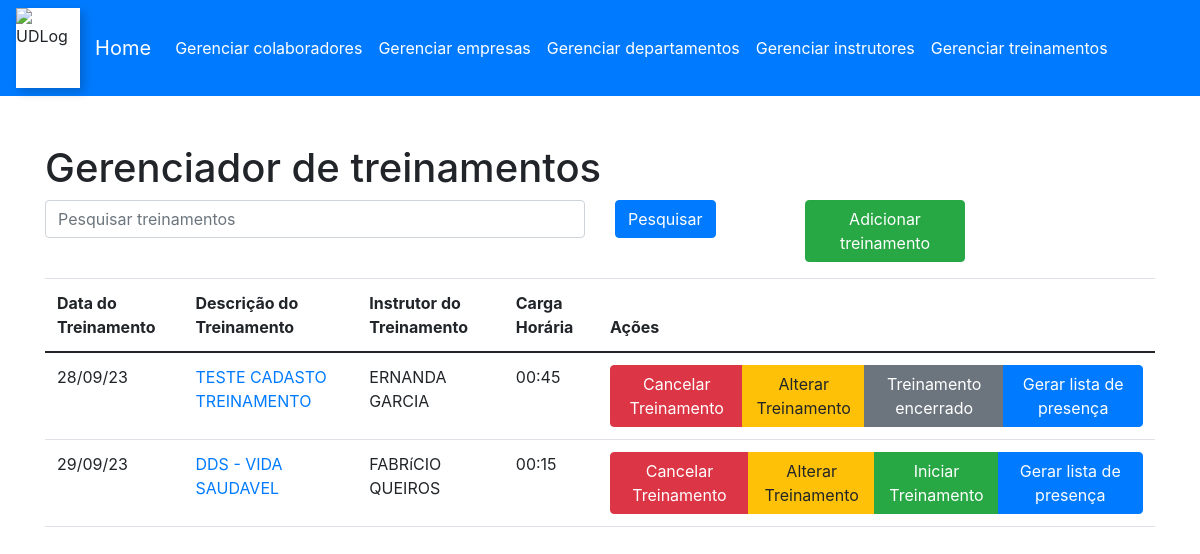
Screenshot of /layout/gerenciarTreinamento.php (signed in) with the database file from the repository.
### tables this page shows
CREATE TABLE `treinamento` (
  `ID_TREINAMENTO` int(11) NOT NULL,
  `DESCRICAO_TREINAMENTO` text NOT NULL,
  `DATA_TREINAMENTO` text NOT NULL,
  `INSTRUTOR` int(11) NOT NULL,
  `DEPARTAMENTO` int(11) NOT NULL,
  `CONTEUDO` text NOT NULL,
  `CARGAHORARIA` text NOT NULL,
  `STATUS_TREINAMENTO` int(11) NOT NULL,
  `LOCAL_TREINAMENTO` text NOT NULL
);

CREATE TABLE `instrutores` (
  `ID_INSTRUTORES` int(11) NOT NULL,
  `NOME` text NOT NULL,
  `DEPARTAMENTO` text NOT NULL,
  `STATUS_INSTRUTOR` int(11) NOT NULL
);

### src/database/conexao.php (called while the page is built, shortened)
<?php
class Conexao {
    private $servername = "localhost";
    private $username = "root";
    private $password = "";
    private $dbname = "etreinamento";
    function conectar(){
        $this->conn = new mysqli($this->servername, $this->username, $this->password, $this->dbname);
        return $this->conn;
    }
}
?>

### src/DAO/DaoTreinamento.php (called while the page is built, shortened)
<?php
include(__DIR__ . '/../model/treinamento.php');
class DaoTreinamento {
    private $TBL_TREINAMENTO = "treinamento";
    private $conexao;
    function __construct($conexao){
        $this->conexao = $conexao;
    }
    function gerarListaTreinamentos(){
        $treinamentos = [];
        $idTreinamento = null;
        $descricaoTreinamento = null;
        $dataTreinamento = null;
        $instrutor = null;
        $departamento = null;
        $conteudo = null;
        $statusTreinamento = null;
        $cargaHoraria = null;
        $local = null;
        $stmt = $this->conexao->prepare("SELECT * FROM {$this->TBL_TREINAMENTO}");
        $stmt->execute();
        $stmt->bind_result($idTreinamento, $descricaoTreinamento, $dataTreinamento, $instrutor, $departamento, $conteudo, $cargaHoraria, $statusTreinamento, $local);
        while($stmt->fetch()){
            $treinamento = new Treinamento($idTreinamento, $descricaoTreinamento, $dataTreinamento, $instrutor, $departamento, $conteudo, $statusTreinamento, $cargaHoraria, $local);
            $treinamentos[] = $treinamento;
        }
        return $treinamentos;
    }
}
?>

### src/model/treinamento.php (called while the page is built, shortened)
<?php
class Treinamento {
    private $idTreinamento;
    private $descricaoTreinamento;
    private $dataTreinamento;
    private $instrutor;
    private $cargaHoraria;
    function setIdTreinamento($idTreinamento){
        $this->idTreinamento = $idTreinamento;
    }
    function setDescricaoTreinamento($descricaoTreinamento){
        $this->descricaoTreinamento = $descricaoTreinamento;
    }
    function setDataTreinamento($dataTreinamento){
        $this->dataTreinamento = $dataTreinamento;
    }
    function setInstrutor($instrutor){
        $this->instrutor=$instrutor;
    }
    function setCargaHoraria($cargaHoraria){
        $this->cargaHoraria = $cargaHoraria;
    }
    function getIdTreinamento(){
        return $this->idTreinamento;
    }
    function getDescricaoTreinamento(){
        return $this->descricaoTreinamento;
    }
    function getDataTreinamento(){
        return $this->dataTreinamento;
    }
    function getInstrutor(){
        return $this->instrutor;
    }
    function getCargaHoraria(){
        return $this->cargaHoraria;
    }
}
?>

### src/Util/Util.php (called while the page is built, shortened)
<?php
class Util
{
    function formatarData($dataDoBancoDeDados){
        $data = new DateTime($dataDoBancoDeDados);
        return $data->format('d/m/y');
    }
}
?>

### src/DAO/DaoInstrutor.php (called while the page is built, shortened)
<?php
include(__DIR__ . '/../model/instrutor.php');
class DaoInstrutor {
    private $TBL_INSTRUTOR = "instrutores";
    private $conexao;
    function __construct($conexao){
        $this->conexao = $conexao;
    }
    function selecionarInstrutor($idInstrutor){
        $nome = null;
        $departamento = null;
        $statusInstrutor = null;
        $stmt = $this->conexao->prepare("SELECT * FROM {$this->TBL_INSTRUTOR} WHERE ID_INSTRUTORES = ?");
        $stmt->bind_param('i', $idInstrutor);
        $stmt->execute();
        $stmt->bind_result($idInstrutor, $nome, $departamento, $statusInstrutor);
        if($idInstrutor){
            return new Instrutor($idInstrutor, $nome, $departamento, $statusInstrutor);
        } else {
            return null;
        }
    }
}
?>

### src/model/instrutor.php (called while the page is built, shortened)
<?php
class Instrutor{
    private $nomeInstrutor;
    function setNomeInstrutor($nomeInstrutor){
        $this->nomeInstrutor= $nomeInstrutor;
    }
    function getNomeInstrutor(){
        return $this->nomeInstrutor;
    }
}
?>

### layout/gerenciarTreinamento.php (the view, shortened to what this page needs)
<!DOCTYPE html>
<html lang="pt-br">
<head>
    <link rel="stylesheet" href="https://cdn.jsdelivr.net/npm/bootstrap@5.0.0/dist/css/bootstrap.min.css">
</head>
<?php
include (__DIR__.'/../src/database/conexao.php');
include (__DIR__.'/../src/DAO/DaoTreinamento.php');
include (__DIR__.'/../src/DAO/DaoInstrutor.php');
include (__DIR__.'/../src/Util/Util.php');
$conexao = new Conexao();
$daoTreinamento = new DaoTreinamento($conexao->conectar());
$daoIntrutor = new DaoInstrutor($conexao->conectar());
$util = new Util();
if(empty($pesquisaTreinamento)){
    $listaTreinamento = $daoTreinamento->gerarListaTreinamentos();
} else {
    $listaTreinamento = $daoTreinamento->pesquisarTreinamento($pesquisaTreinamento);
}
function nomeInstrutor($daoIntrutor, $idInstrutor){
    if($daoIntrutor != null){
        $instrutor = $daoIntrutor->selecionarInstrutor($idInstrutor);
        return $instrutor->getNomeInstrutor();
    } else {
        return null;
    }
}
function verificarDataTreinamento($dataTreinamento){
    $dataAtual = new DateTime();
    $dataAtual->setTime(0, 0, 0);
    $dataProgramada = new DateTime($dataTreinamento);
    if($dataProgramada == $dataAtual){
        return true;
    } else {
        return false;
    }
}
?>
<body>
<div id="menu-container">
</div>
    <div class="container mt-5">
    <h1>Gerenciador de treinamentos</h1>
        <form method="GET">
            <div class="row mb-3">
                <div class="col-md-6">
                    <input type="text" class="form-control" placeholder="Pesquisar treinamentos" name="pesquisaTreinamento" id="pesquisaTreinamento">
                </div>
                <div class="col-md-2">
                    <button type="submit" class="btn btn-primary">Pesquisar</button>
                </div>
                <div class="col-md-2">
                    <a href="cadastroDeTreinamentos.php" class="btn btn-success"> Adicionar treinamento </a>
                </div>
            </div>
        </form>
        <table class="table">
            <thead>
                <tr>
                    <th>Data do Treinamento</th>
                    <th>Descrição do Treinamento</th>
                    <th>Instrutor do Treinamento</th>
                    <th>Carga Horária</th>
                    <th>Ações</th>
                </tr>
            </thead>
            <tbody>
                <?php foreach($listaTreinamento as $treinamento){?>
                <tr>
                    <td><?php echo $util->formatarData($treinamento->getDataTreinamento())?></td>
                    <td><a href="visualizarTreinamento.php?idTreinamento=<?php echo $treinamento->getIdTreinamento()?>"><?php echo $treinamento->getDescricaoTreinamento();?></a></td>
                    <td><?php echo nomeInstrutor($daoIntrutor, $treinamento->getInstrutor());?></td>
                    <td><?php echo $treinamento->getCargaHoraria()?></td>
                    <td>
                    <div class="btn-group">
                        <button class="btn btn-danger" value="" onclick = "excluirTreinamento('<?php echo $treinamento->getIdTreinamento()?>')">Cancelar Treinamento</button>
                        <button class="btn btn-warning" value="" onclick = "alterarTreinamento('<?php echo $treinamento->getIdTreinamento()?>')">Alterar Treinamento</button>
                        <?php if(verificarDataTreinamento($treinamento->getDataTreinamento())){ ?>
                            <button class="btn btn-success" value="" onclick = "iniciarTreinamento('<?php echo $treinamento->getIdTreinamento()?>')">Iniciar Treinamento</button>
                        <?php } else {?>
                            <button class="btn btn-secondary" value="" onclick = "alertaTreinamento()">Treinamento encerrado</button>
                        <?php }?>
                        <button class="btn btn-primary" value="" onclick = "gerarListaPresenca('<?php echo $treinamento->getIdTreinamento()?>')">Gerar lista de presença</button>
                    </div>
                    </td>
                </tr>
                <?php }?>
            </tbody>
        </table>
    </div>
</body>
</html>

### rows the page displays
treinamento: DATA_TREINAMENTO "28/09/23", DESCRICAO_TREINAMENTO "TESTE CADASTO TREINAMENTO", INSTRUTOR.NOME "ERNANDA GARCIA", CARGAHORARIA "00:45", shows "Treinamento encerrado"
treinamento: DATA_TREINAMENTO "29/09/23", DESCRICAO_TREINAMENTO "DDS - VIDA SAUDAVEL", INSTRUTOR.NOME "FABRíCIO QUEIROS", CARGAHORARIA "00:15"
